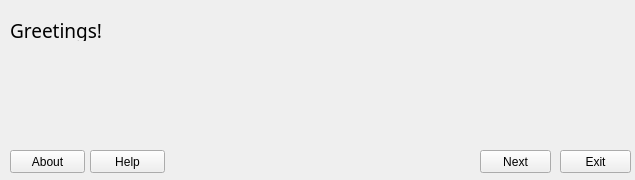
<?xml version="1.0" encoding="UTF-8"?>
<ui version="4.0">
 <class>MainWindow</class>
 <widget class="QMainWindow" name="MainWindow">
  <property name="geometry">
   <rect>
    <x>0</x>
    <y>0</y>
    <width>635</width>
    <height>180</height>
   </rect>
  </property>
  <property name="minimumSize">
   <size>
    <width>635</width>
    <height>180</height>
   </size>
  </property>
  <property name="maximumSize">
   <size>
    <width>635</width>
    <height>180</height>
   </size>
  </property>
  <property name="cursor">
   <cursorShape>ArrowCursor</cursorShape>
  </property>
  <property name="windowTitle">
   <string>Greetings!</string>
  </property>
  <widget class="QWidget" name="mainWgt">
   <widget class="QPushButton" name="exitBtn">
    <property name="geometry">
     <rect>
      <x>560</x>
      <y>150</y>
      <width>71</width>
      <height>23</height>
     </rect>
    </property>
    <property name="contextMenuPolicy">
     <enum>Qt::DefaultContextMenu</enum>
    </property>
    <property name="layoutDirection">
     <enum>Qt::LeftToRight</enum>
    </property>
    <property name="text">
     <string>Exit</string>
    </property>
   </widget>
   <widget class="QPushButton" name="nextBtn">
    <property name="geometry">
     <rect>
      <x>480</x>
      <y>150</y>
      <width>71</width>
      <height>23</height>
     </rect>
    </property>
    <property name="contextMenuPolicy">
     <enum>Qt::DefaultContextMenu</enum>
    </property>
    <property name="text">
     <string>Next</string>
    </property>
   </widget>
   <widget class="QPushButton" name="aboutBtn">
    <property name="geometry">
     <rect>
      <x>10</x>
      <y>150</y>
      <width>75</width>
      <height>23</height>
     </rect>
    </property>
    <property name="text">
     <string>About</string>
    </property>
   </widget>
   <widget class="QLabel" name="infLbl">
    <property name="geometry">
     <rect>
      <x>10</x>
      <y>20</y>
      <width>101</width>
      <height>21</height>
     </rect>
    </property>
    <property name="font">
     <font>
      <family>Rockwell</family>
      <pointsize>14</pointsize>
     </font>
    </property>
    <property name="text">
     <string>Greetings!</string>
    </property>
   </widget>
   <widget class="QPushButton" name="helpBtn">
    <property name="geometry">
     <rect>
      <x>90</x>
      <y>150</y>
      <width>75</width>
      <height>23</height>
     </rect>
    </property>
    <property name="text">
     <string>Help</string>
    </property>
   </widget>
  </widget>
 </widget>
 <resources/>
 <connections/>
</ui>
